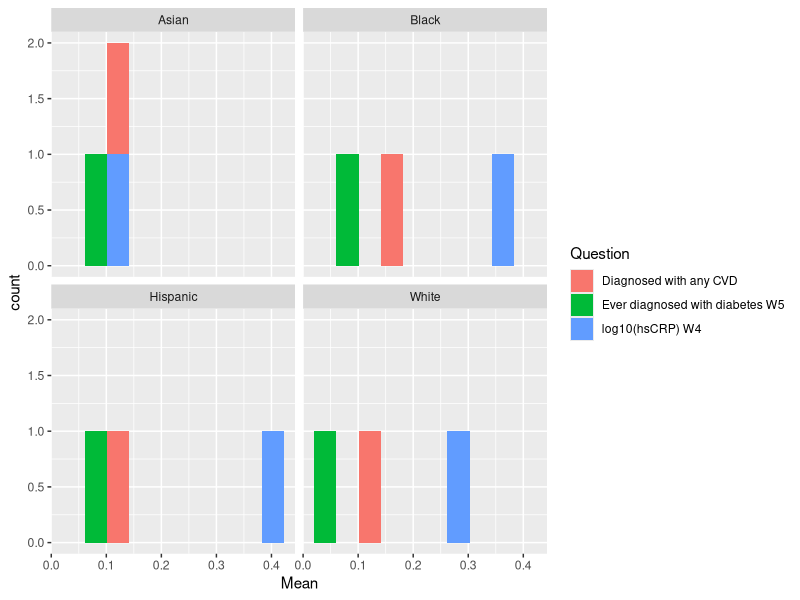

Write the R code that produced this figure.
## ---- chunk 1
library(tidyverse)
library(readr)
## ---- chunk 2
hispanic_df <- read_csv("Data/Hispanic.csv")
white_df <- read_csv("Data/Non_hispanic_white.csv")
black_df <- read_csv("Data/Non_hispanic_black.csv")
asian_df <- read_csv("Data/Asians.csv")
## ---- chunk 3
clean_asian_df <- mutate(asian_df, Race = "Asian") %>%
  rename(Question = ...1) %>%
  filter(Question %in% c(
    "Diagnosed with any CVD",
    "Ever diagnosed with diabetes W5",
    "log10(hsCRP) W4"
    ))

clean_black_df <- mutate(black_df, Race = "Black") %>%
  rename(Question = ...1) %>%
  filter(Question %in% c(
    "Diagnosed with any CVD",
    "Ever diagnosed with diabetes W5",
    "log10(hsCRP) W4"
    ))

clean_hispanic_df <- mutate(hispanic_df, Race = "Hispanic") %>%
  rename(Question = ...1) %>%
  filter(Question %in% c(
    "Diagnosed with any CVD",
    "Ever diagnosed with diabetes W5",
    "log10(hsCRP) W4"
    ))

clean_white_df <- mutate(white_df, Race = "White") %>%
  rename(Question = ...1) %>%
  filter(Question %in% c(
    "Diagnosed with any CVD",
    "Ever diagnosed with diabetes W5",
    "log10(hsCRP) W4"
    ))
## ---- chunk 4
asian_and_black_df <- rbind(clean_asian_df, clean_black_df)
hispanic_and_white_df <- rbind(clean_hispanic_df, clean_white_df)
all_races_df <- rbind(asian_and_black_df, hispanic_and_white_df)
## ---- chunk 5
#ignore for now
ggplot(all_races_df, aes(x= Mean, fill = Question)) +
  geom_histogram(bins = 10) + 
  facet_wrap(~ Race)
